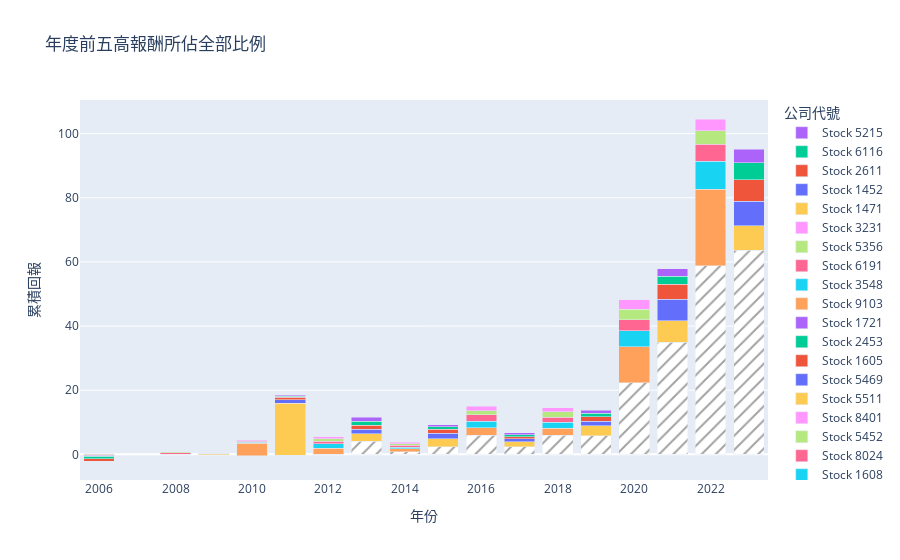

Write notebook code for a chart like this one.
### Code cell
import pandas as pd
import plotly.graph_objects as go


trades_df = report_M.trades
trades_df["cum_return"] =  (1 + trades_df['return']).groupby(trades_df['stock_id']).cumprod() - 1
trades_df = trades_df.groupby('stock_id').last()
trades_df = trades_df.reset_index()

# 假設您有一個 DataFrame，命名為 df，其中包含每次交易的股票、收益等信息

# 設定 entry_date 的型態為 datetime
trades_df['entry_date'] = pd.to_datetime(trades_df['entry_date'])

# 提取年份資訊
trades_df['year'] = trades_df['entry_date'].dt.year
topN = 5
grouped = trades_df.groupby(['year', 'stock_id'])['cum_return'].last().reset_index()


# 假设 trades_df 已经包含 'year', 'stock_id', 和 'cum_return'
# 先按照股票和年份分组计算每年每只股票的累积回报
topN = 5
grouped = trades_df.groupby(['year', 'stock_id'])['cum_return'].last().reset_index()

# 对每年的数据进行处理，选择前N只和其他股票的总和
def process_year_group(group):
    top_stocks = group.nlargest(topN, 'cum_return')
    # 计算其他股票的总和
    other_total = group[~group['stock_id'].isin(top_stocks['stock_id'])]['cum_return'].sum()
    # 将其他股票的总和作为一行添加进来
    other_row = pd.DataFrame({'year': [group['year'].iloc[0]],
                              'stock_id': ['其他'],
                              'cum_return': [other_total]})
    return pd.concat([top_stocks, other_row], ignore_index=True)

# 应用上述函数
final_data = grouped.groupby('year').apply(process_year_group).reset_index(drop=True)
fig = go.Figure()

# 首先添加“其他”类别的条形图追踪
other_data = final_data[final_data['stock_id'] == '其他']
if not other_data.empty:
    fig.add_trace(go.Bar(
        x=other_data['year'],
        y=other_data['cum_return'],
        name='其他',
        marker=dict(
            color='white',  # 设置填充颜色为白色
            pattern_shape="/"  # 设置填充图案为斜线
        )
    ))

# 然后添加其他股票的追踪
for stock_id in final_data['stock_id'].unique():
    if stock_id != '其他':
        stock_data = final_data[final_data['stock_id'] == stock_id]
        fig.add_trace(go.Bar(
            x=stock_data['year'],
            y=stock_data['cum_return'],
            name=f'Stock {stock_id}'
        ))

fig.update_layout(
    barmode='stack',
    title='年度前五高報酬所佔全部比例',
    xaxis=dict(title='年份'),
    yaxis=dict(title='累積回報'),
    legend_title="公司代號"
)

fig.show()

### Figure 1 — Plotly figure (JSON) as saved in the notebook; plotly's stock layout.template omitted (floating-point values rounded to 4 significant figures)
{"data": [{"marker": {"color": "white", "pattern": {"shape": "/"}}, "name": "其他", "type": "bar", "x": [2006, 2008, 2009, 2010, 2011, 2012, 2013, 2014, 2015, 2016, 2017, 2018, 2019, 2020, 2021, 2022, 2023], "y": [-2.086, 0, -0.0922, -0.3913, -0.368, -0.02585, 4.104, 0.8579, 2.427, 5.958, 2.38, 5.985, 5.791, 22.37, 34.93, 58.76, 63.67]}, {"name": "Stock 2035", "type": "bar", "x": [2006], "y": [0.7792]}, {"name": "Stock 8341", "type": "bar", "x": [2006], "y": [0.6936]}, {"name": "Stock 8424", "type": "bar", "x": [2006], "y": [0.2937]}, {"name": "Stock 2208", "type": "bar", "x": [2006], "y": [0.2629]}, {"name": "Stock 3163", "type": "bar", "x": [2006], "y": [0.2545]}, {"name": "Stock 3593", "type": "bar", "x": [2008], "y": [0.4464]}, {"name": "Stock 1799", "type": "bar", "x": [2008], "y": [0.3769]}, {"name": "Stock 8048", "type": "bar", "x": [2008], "y": [-0.00585]}, {"name": "Stock 3563", "type": "bar", "x": [2009], "y": [0.2307]}, {"name": "Stock 1776", "type": "bar", "x": [2009], "y": [0.06773]}, {"name": "Stock 1795", "type": "bar", "x": [2009], "y": [-0.00585]}, {"name": "Stock 2061", "type": "bar", "x": [2009], "y": [-0.00585]}, {"name": "Stock 3321", "type": "bar", "x": [2009], "y": [-0.00585]}, {"name": "Stock 3138", "type": "bar", "x": [2010], "y": [3.788]}, {"name": "Stock 2449", "type": "bar", "x": [2010], "y": [0.3957]}, {"name": "Stock 2904", "type": "bar", "x": [2010], "y": [0.2782]}, {"name": "Stock 3338", "type": "bar", "x": [2010], "y": [0.2377]}, {"name": "Stock 6803", "type": "bar", "x": [2010], "y": [0.1983]}, {"name": "Stock 8011", "type": "bar", "x": [2011], "y": [16.31]}, {"name": "Stock 4426", "type": "bar", "x": [2011], "y": [1.12]}, {"name": "Stock 9906", "type": "bar", "x": [2011], "y": [0.7164]}, {"name": "Stock 1586", "type": "bar", "x": [2011], "y": [0.3519]}, {"name": "Stock 2493", "type": "bar", "x": [2011], "y": [0.3449]}, {"name": "Stock 2488", "type": "bar", "x": [2012], "y": [1.903]}, {"name": "Stock 6214", "type": "bar", "x": [2012], "y": [1.394]}, {"name": "Stock 2377", "type": "bar", "x": [2012], "y": [0.8475]}, {"name": "Stock 6504", "type": "bar", "x": [2012], "y": [0.7945]}, {"name": "Stock 3221", "type": "bar", "x": [2012], "y": [0.6409]}, {"name": "Stock 3032", "type": "bar", "x": [2013], "y": [2.252]}, {"name": "Stock 2356", "type": "bar", "x": [2013], "y": [1.503]}, {"name": "Stock 3360", "type": "bar", "x": [2013], "y": [1.262]}, {"name": "Stock 3481", "type": "bar", "x": [2013], "y": [1.242]}, {"name": "Stock 1256", "type": "bar", "x": [2013], "y": [1.199]}, {"name": "Stock 8097", "type": "bar", "x": [2014], "y": [0.8608]}, {"name": "Stock 5015", "type": "bar", "x": [2014], "y": [0.5597]}, {"name": "Stock 8163", "type": "bar", "x": [2014], "y": [0.5489]}, {"name": "Stock 4417", "type": "bar", "x": [2014], "y": [0.5294]}, {"name": "Stock 3540", "type": "bar", "x": [2014], "y": [0.4088]}, {"name": "Stock 3441", "type": "bar", "x": [2015], "y": [2.447]}, {"name": "Stock 3037", "type": "bar", "x": [2015], "y": [1.696]}, {"name": "Stock 3217", "type": "bar", "x": [2015], "y": [1.305]}, {"name": "Stock 8404", "type": "bar", "x": [2015], "y": [0.7822]}, {"name": "Stock 2481", "type": "bar", "x": [2015], "y": [0.6187]}, {"name": "Stock 6266", "type": "bar", "x": [2016], "y": [2.318]}, {"name": "Stock 8070", "type": "bar", "x": [2016], "y": [2.069]}, {"name": "Stock 3313", "type": "bar", "x": [2016], "y": [1.919]}, {"name": "Stock 4942", "type": "bar", "x": [2016], "y": [1.392]}, {"name": "Stock 6161", "type": "bar", "x": [2016], "y": [1.34]}, {"name": "Stock 6208", "type": "bar", "x": [2017], "y": [1.592]}, {"name": "Stock 3515", "type": "bar", "x": [2017], "y": [0.8537]}, {"name": "Stock 2459", "type": "bar", "x": [2017], "y": [0.7006]}, {"name": "Stock 8111", "type": "bar", "x": [2017], "y": [0.6391]}, {"name": "Stock 3114", "type": "bar", "x": [2017], "y": [0.5563]}, {"name": "Stock 3483", "type": "bar", "x": [2018], "y": [2.182]}, {"name": "Stock 2546", "type": "bar", "x": [2018], "y": [1.772]}, {"name": "Stock 3669", "type": "bar", "x": [2018], "y": [1.687]}, {"name": "Stock 5450", "type": "bar", "x": [2018], "y": [1.641]}, {"name": "Stock 6538", "type": "bar", "x": [2018], "y": [1.198]}, {"name": "Stock 3686", "type": "bar", "x": [2019], "y": [3.134]}, {"name": "Stock 8924", "type": "bar", "x": [2019], "y": [1.437]}, {"name": "Stock 8240", "type": "bar", "x": [2019], "y": [1.338]}, {"name": "Stock 4128", "type": "bar", "x": [2019], "y": [1.062]}, {"name": "Stock 3679", "type": "bar", "x": [2019], "y": [0.9087]}, {"name": "Stock 2331", "type": "bar", "x": [2020], "y": [11.16]}, {"name": "Stock 1608", "type": "bar", "x": [2020], "y": [4.95]}, {"name": "Stock 8024", "type": "bar", "x": [2020], "y": [3.543]}, {"name": "Stock 5452", "type": "bar", "x": [2020], "y": [3.178]}, {"name": "Stock 8401", "type": "bar", "x": [2020], "y": [3.068]}, {"name": "Stock 5511", "type": "bar", "x": [2021], "y": [6.756]}, {"name": "Stock 5469", "type": "bar", "x": [2021], "y": [6.657]}, {"name": "Stock 1605", "type": "bar", "x": [2021], "y": [4.721]}, {"name": "Stock 2453", "type": "bar", "x": [2021], "y": [2.489]}, {"name": "Stock 1721", "type": "bar", "x": [2021], "y": [2.367]}, {"name": "Stock 9103", "type": "bar", "x": [2022], "y": [23.86]}, {"name": "Stock 3548", "type": "bar", "x": [2022], "y": [8.725]}, {"name": "Stock 6191", "type": "bar", "x": [2022], "y": [5.315]}, {"name": "Stock 5356", "type": "bar", "x": [2022], "y": [4.215]}, {"name": "Stock 3231", "type": "bar", "x": [2022], "y": [3.704]}, {"name": "Stock 1471", "type": "bar", "x": [2023], "y": [7.643]}, {"name": "Stock 1452", "type": "bar", "x": [2023], "y": [7.578]}, {"name": "Stock 2611", "type": "bar", "x": [2023], "y": [6.681]}, {"name": "Stock 6116", "type": "bar", "x": [2023], "y": [5.34]}, {"name": "Stock 5215", "type": "bar", "x": [2023], "y": [4.166]}], "layout": {"barmode": "stack", "legend": {"title": {"text": "公司代號"}}, "title": {"text": "年度前五高報酬所佔全部比例"}, "xaxis": {"title": {"text": "年份"}}, "yaxis": {"title": {"text": "累積回報"}}}}
